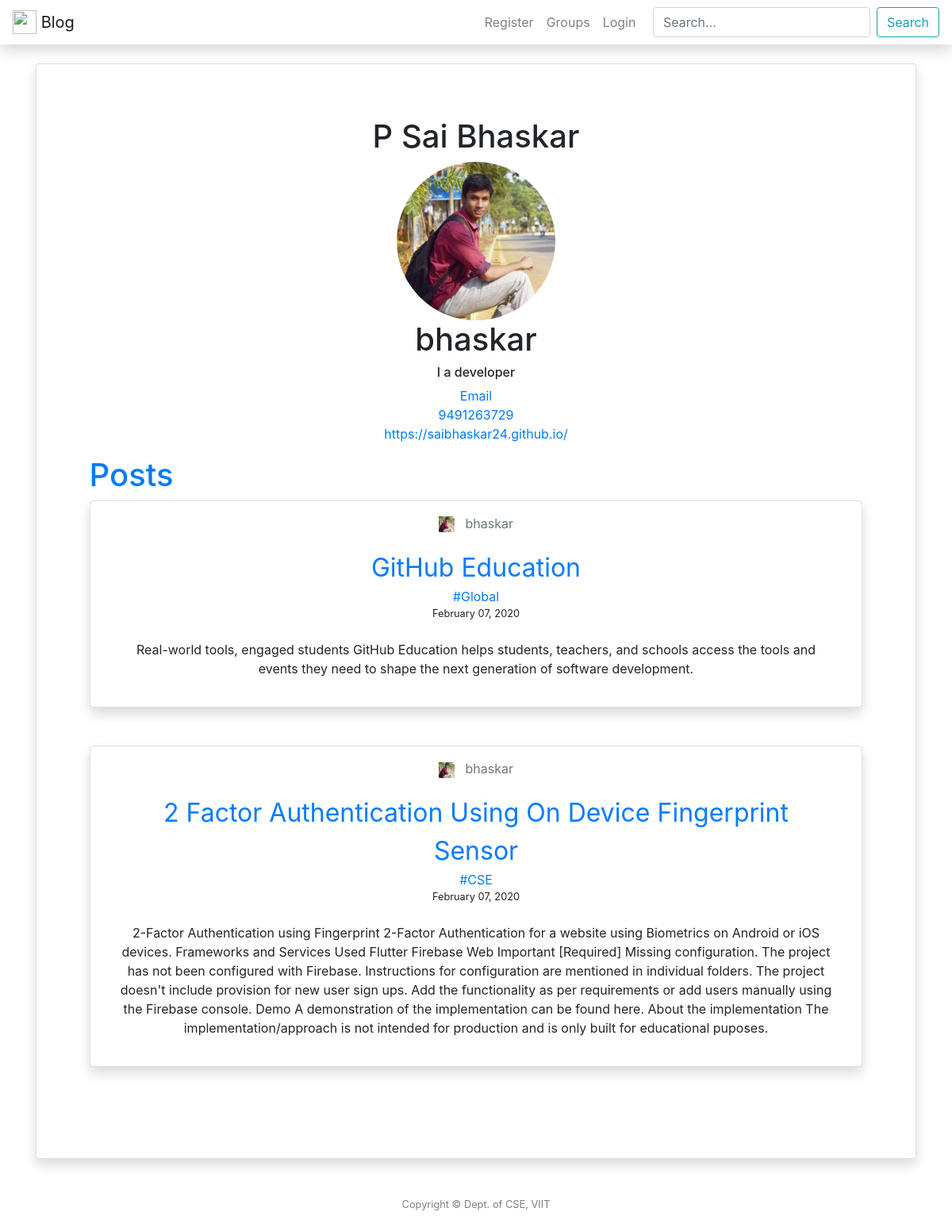
/user/bhaskar, run on the app's committed database.
### post/models.py (models this page shows, shortened)
class Posts(models.Model):
	title = models.CharField(max_length = 100)
	context = models.TextField()
	date_posted = models.DateTimeField(default = timezone.now)
	user = models.ForeignKey(User, on_delete = models.CASCADE)
	groups = models.ForeignKey(Com, on_delete = models.CASCADE)
	image = models.ImageField(upload_to='post_images', blank=True)

class UserProfile(models.Model):
    user = models.OneToOneField(User, on_delete = models.CASCADE)
    bio = models.CharField(max_length=100, default='',blank = True)
    website = models.URLField(default='',blank = True)
    phone = models.IntegerField(default=0,blank = True)
    image = models.ImageField(upload_to='profile_image',default = 'octocat.png')

### groups/models.py (models this page shows, shortened)
class Com(models.Model):
	name = models.CharField(max_length = 100, primary_key=True)
	discripton = models.TextField(default="Test")
	user = models.ForeignKey(User, on_delete = models.CASCADE)
	def __str__(self):
		return self.name

### post/views.py (the view)
# urls.py: path('user/<str:username>', UserListView.as_view(), name = 'user-posts'),
class UserListView(ListView):
	model = Posts
	template_name = 'post/user_posts.html'
	context_object_name = 'posts'
	ordering = ['-date_posted']
	def get_queryset(self):
		user = get_object_or_404(User, username=self.kwargs.get('username'))
		return Posts.objects.filter(user=user).order_by('-date_posted')

### templates/post/user_posts.html (shortened to what this page needs)
{% extends "post/header.html"%} {% block content %} {% for post in posts|slice:":1" %}
<div class="card shadow  portfolio">
    <h1>{{ post.user.first_name }} {{ post.user.last_name }}</h1>
    <div class="bio-image">
							<img src="{{ post.user.userprofile.image.url }}" alt="image" width="200" height="200"/>
	</div>
					<h1>{{post.user}}</h1>
					<h6>{{ post.user.userprofile.bio }}</h6>
	<a href="{{ post.user.email }}" target="_blank">Email</a>
    <a href="callto:{{ post.user.userprofile.phone }}">{{ post.user.userprofile.phone }}</a>
            <a href="{{ post.user.userprofile.website}}">{{ post.user.userprofile.website }}</p>
{% endfor %}
<h1 align="left">Posts</h1>
 {% for post in posts %}
<div class="card shadow p-3 mb-5 bg-white rounded">
    <div style="text-align: inline;">
        <img src="{{ post.user.userprofile.image.url }}" width="20" height="20"> &nbsp;
        <a class="card-subtitle mb-2 text-muted" href="{% url 'user-posts' post.user.username %}">{{ post.user }}</a>
    </div>
    <div class="card-body">
        <a class="card-title" style="font-size: 2em;" href="{% url 'post-detail' post.id %}">{{ post.title }}</a>
        <a href="{% url 'groups' %}{{ post.groups }}" class="pills">#{{ post.groups }}</a><br>
        <small>{{ post.date_posted|date:"F d, Y" }}</small>
        <p class="card-text">{{ post.context }}</p>
    </div>
</div>
{% endfor %}
</div>
{% endblock content %}

### templates/post/header.html (shortened to what this page needs)
{% load static %}
<html lang="en">
<head>
    <link rel="stylesheet" href="https://stackpath.bootstrapcdn.com/bootstrap/4.3.1/css/bootstrap.min.css">
</head>
<body>
     <nav class="navbar navbar-default navbar-fixed-top navbar-expand-lg shadow navbar-light bg-white">
    <a class="navbar-brand" href="{% url 'index' %}">
      <img src="https://upload.wikimedia.org/wikipedia/commons/a/ae/Vignan_logo.png" width="30" height="30"
        class="d-inline-block align-top" alt=""> Blog
    </a>
        <div class="collapse navbar-collapse" id="navbarSupportedContent">
            <ul class="navbar-nav ml-auto">
                {% if user.is_authenticated %}
                <li class="nav-item"><a class="nav-link" href="{% url 'post-create' %}">New Post</a></li>
                <li class="nav-item"><a class="nav-link" href="{% url 'groups' %}">Groups</a></li>
                <li class="nav-item"><a class="nav-link" href="{% url 'view_profile' %}">Profile</a></li>
                <li class="nav-item"><a class="nav-link" href="{% url 'logout' %}">Logout</a></li>
                {% else %}
                <li class="nav-item"><a class="nav-link" href="{% url 'register' %}">Register</a></li>
                <li class="nav-item"><a class="nav-link" href="{% url 'groups' %}">Groups</a></li>
                <li class="nav-item"><a class="nav-link" href="{% url 'login' %}">Login</a></li>
                {% endif %}
            </ul>
            <form class="form-inline my-2 my-lg-0" action="{% url 'searchposts' %}" method="GET" value="{{request.GET.q}}">
                <input class="form-control mr-sm-2" type="text" name="q" value="{{request.GET.q}}" placeholder="Search..." aria-label="Search">
                <button class="btn btn-outline-info my-2 my-sm-0" name="submit" type="submit" value="Search">Search</button>
            </form>
        </div>
    </nav>
    <main role="main" class="container">
        <div class="row">
            <div class="col">
                 {% block content %}{% endblock %}
            </div>
        </div>
    </main>
    <br>
    <div id="sticky-footer" class="py-4 bg-secondry text-black-50">
        <div class="container text-center">
            <small>Copyright &copy; Dept. of CSE, VIIT</small>
        </div>
    </div>
</body>
</html>

### templates/post/header.html (style rules this page uses)
#sticky-footer { flex-shrink: none; }

### templates/post/user_posts.html (style rules this page uses)
.portfolio { padding:6%; text-align:center; }
.bio-image img { border-radius:50%; }

### data on the page
Posts: user.first_name "P Sai", user.last_name "Bhaskar", user.userprofile.image (placeholder picture), user "bhaskar", user.userprofile.bio "I a developer", user.userprofile.phone "9491263729", user.userprofile.website "https://saibhaskar24.github.io/", title "GitHub Education", groups "Global", date_posted "February 07, 2020", context "Real-world tools, engaged students GitHub Education helps students, teachers, and schools access the tools and events they need to shape the next generation of software development."
Posts: user.userprofile.image (placeholder picture), user "bhaskar", title "2 Factor Authentication Using On Device Fingerprint Sensor", groups "CSE", date_posted "February 07, 2020", context "2-Factor Authentication using Fingerprint 2-Factor Authentication for a website using Biometrics on Android or iOS devices. Frameworks and Services Used Flutter Firebase Web Important [Required] Missing configuration. The project has not been configured with Firebase. Instructions for configuration are mentioned in individual folders. The project doesn't include provision for new user sign ups. Add the functionality as per requirements or add users manually using the Firebase console. Demo A demonstration of the implementation can be found here. About the implementation The implementation/approach is not intended for production and is only built for educational puposes."
